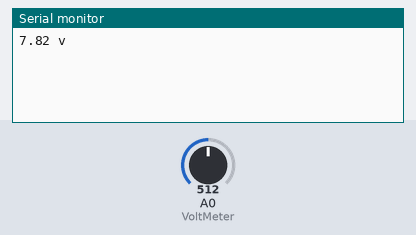
The sketch below on a simulated Arduino Uno, built with avr-gcc and run on an emulated ATmega328P. Parts: the last lines printed to the serial monitor. The inputs (shaded band) are chosen by the test bench; at power-on: A0 (VoltMeter) = 512.

Above: at 1.2 s.
1.3 s: A0 (VoltMeter) set to 716
At 2.6 s:
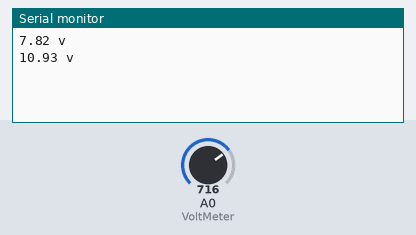
2.8 s: A0 (VoltMeter) set to 900
At 4.7 s:
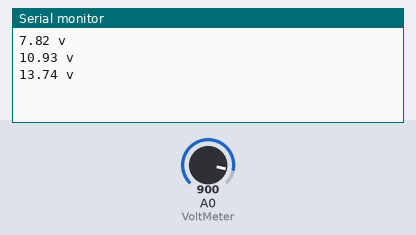
Timing chart, 0 to 6.2 s (numbered marks = the images above; inputs shaded):
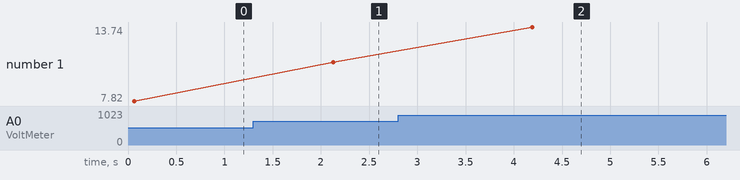

The sketch:

VoltMeter.ino
```cpp
// Connect A0 btw R1 & R2

const int VoltMeter = A0;
float V = 0.00;


void calculate_voltage() {

  float R1 = 10000.00;
  float R2 = 4700.00;
  float v_ref = 5.00;
  float resistor_ratio = 0.00;
  float adc_value = 0.00;
  float voltage = 0.00;
  resistor_ratio = (R2 / (R1 + R2));

  for (int i = 0; i < 20 ; i++)
  {
    adc_value = adc_value + analogRead(VoltMeter);
    delay(3);
  }

  adc_value = adc_value / 20;
  voltage = ((adc_value * v_ref) / 1024);
  V = voltage / resistor_ratio;

}


void setup() {
  Serial.begin(9600);
}

void loop() {
  calculate_voltage();
  Serial.print(V);
  Serial.println(" v");
  delay(2000);
}
```

Measured:
- after the input at 1.3 s, the serial monitor: prints a new line after 0.83 s (image 1)
- after the input at 2.8 s, the serial monitor: prints a new line after 1.4 s (image 2)
- plotted number 1: 7.82 → 10.93 after the input at 1.3 s, 10.93 → 13.74 after the input at 2.8 s
